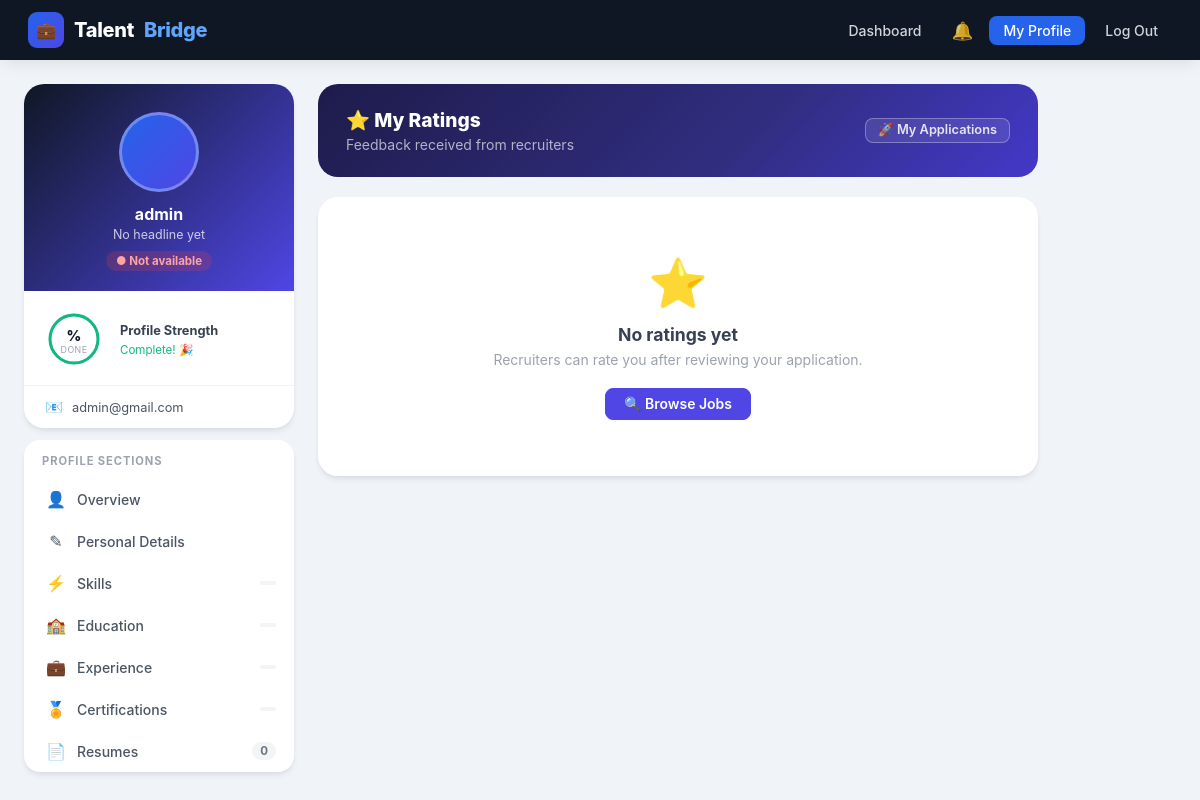
The page /feedback/my-ratings/ (signed in) on the database its author committed.
### accounts/models.py (models this page shows, shortened)
class User(AbstractUser):
    ADMIN = 'admin'
    RECRUITER = 'recruiter'
    JOB_SEEKER = 'job_seeker'
    ROLE_CHOICES = [
        (ADMIN, 'Admin'),
        (RECRUITER, 'Recruiter'),
        (JOB_SEEKER, 'Job Seeker'),
    ]
    role = models.CharField(max_length=20, choices=ROLE_CHOICES, default=JOB_SEEKER)
    phone = models.CharField(max_length=20, blank=True)

### feedback/views.py (the view)
# urls.py: path('my-ratings/',                             views.my_ratings,       name='my_ratings'),
@login_required
def my_ratings(request):
    if not _is_job_seeker(request.user):
        messages.error(request, 'Access denied.')
        return redirect('accounts:login')
    ratings = (Feedback.objects
               .filter(application__applicant=request.user, feedback_type=Feedback.TYPE_CO2C)
               .select_related('application__job', 'application__job__recruiter')
               .order_by('-created_at'))
    agg           = ratings.aggregate(avg=Avg('rating'), total=Count('id'))
    avg_rating    = round(agg['avg'], 1) if agg['avg'] else None
    total_ratings = agg['total']
    return render(request, 'feedback/my_ratings.html', {
        'ratings': ratings, 'avg_rating': avg_rating, 'total_ratings': total_ratings,
    })

### feedback/views.py (called while the page is built)
def _is_job_seeker(user):
    return user.is_authenticated and getattr(user, 'role', None) == 'job_seeker'

### notifications/context_processors.py (called while the page is built)
def notifications_ctx(request):
    if not request.user.is_authenticated:
        return {}
    qs = Notification.objects.filter(user=request.user)
    return {
        'unread_notif_count': qs.filter(is_read=False).count(),
        'recent_notifs':      qs[:6],
    }

### templates/feedback/my_ratings.html (shortened to what this page needs)
{% extends 'jobseeker/base_profile.html' %}
{% block main_content %}
<div class="rat-wrap">
  <div class="rat-header">
    <div>
      <h2 style="color:#fff;font-size:1.2rem;font-weight:800;margin-bottom:4px;">&#11088; My Ratings</h2>
      <p style="color:rgba(255,255,255,.65);font-size:.875rem;">Feedback received from recruiters</p>
    </div>
    <a href="{% url 'applications:my_applications' %}" class="btn btn-gray btn-sm"
       style="border-color:rgba(255,255,255,.3);color:rgba(255,255,255,.85);background:rgba(255,255,255,.1);">
      &#128640; My Applications
    </a>
  </div>
  {% if ratings %}
  {% for rat in ratings %}
  <div class="rat-card">
    <div class="rat-co-logo">
      {% if rat.application.job.recruiter.logo %}
        <img src="{{ rat.application.job.recruiter.logo.url }}" alt="">
      {% else %}&#127970;{% endif %}
    </div>
    <div class="rat-body">
      <div class="rat-co">{{ rat.application.job.recruiter.company_name }}</div>
      <div class="rat-job">{{ rat.application.job.title }}</div>
      <div class="rat-meta">&#128197; Rated {{ rat.created_at|date:"M d, Y" }}</div>
      {% if rat.comment %}
      <div class="rat-comment">{{ rat.comment }}</div>
      {% endif %}
    </div>
    <div class="rat-stars">{{ rat.star_display }}</div>
  </div>
  {% endfor %}
  {% else %}
  <div style="text-align:center;padding:56px 24px;background:var(--white);border-radius:var(--radius-xl);box-shadow:var(--shadow);">
    <div style="font-size:3rem;margin-bottom:12px;">&#11088;</div>
    <div style="font-size:1.1rem;font-weight:700;color:var(--gray-700);margin-bottom:6px;">No ratings yet</div>
    <div style="font-size:.875rem;color:var(--gray-400);margin-bottom:20px;">Recruiters can rate you after reviewing your application.</div>
    <a href="{% url 'jobs:board' %}" class="btn btn-primary">&#128269; Browse Jobs</a>
  </div>
  {% endif %}
</div>
{% endblock %}

### templates/jobseeker/base_profile.html (shortened to what this page needs)
<!DOCTYPE html>
<html lang="en">
<head>
</head>
<body>
<nav class="topnav">
  <a class="topnav-brand" href="/accounts/dashboard/">
    <div class="brand-icon">&#128188;</div>
    Talent<span class="accent">Bridge</span>
  </a>
  <div class="topnav-right">
    <a href="/accounts/dashboard/job-seeker/">Dashboard</a>
    <a href="{% url 'notifications:list' %}" style="position:relative;display:inline-flex;align-items:center;padding:6px 10px;border-radius:8px;color:rgba(255,255,255,.8);text-decoration:none;font-size:1.1rem;" title="Notifications">
      &#128276;
    </a>
    <a href="{% url 'jobseeker:profile' %}" class="cta">My Profile</a>
    <form method="post" action="/accounts/logout/" style="display:inline">
      <button type="submit">Log Out</button>
    </form>
  </div>
</nav>
<div class="profile-layout">
  <aside class="profile-sidebar">
    <div class="profile-card">
      <div class="profile-card-top">
        <div class="avatar-wrap">
        </div>
        <div class="profile-name">{{ request.user.get_full_name|default:request.user.username }}</div>
        <div class="profile-headline">{{ profile.headline|default:"No headline yet" }}</div>
        {% if profile.is_available %}
          <span class="avail-tag yes">&#9679; Open to work</span>
        {% else %}
          <span class="avail-tag no">&#9679; Not available</span>
        {% endif %}
      </div>
      {% with pct=profile.get_completeness %}
      <div class="completeness-wrap">
        <div class="ring-container">
          <svg class="progress-ring" width="60" height="60" viewBox="0 0 60 60">
            <circle class="ring-bg" cx="30" cy="30" r="24" />
            <circle class="ring-fill" cx="30" cy="30" r="24"
              stroke="{% if pct < 40 %}#ef4444{% elif pct < 70 %}#f59e0b{% else %}#10b981{% endif %}"
              stroke-dasharray="{{ pct|floatformat:0 }} {{ 150|add:0 }}"
              style="stroke-dasharray: calc({{ pct }} * 150.8 / 100) 150.8" />
          </svg>
          <div class="ring-overlay">
            <span class="ring-pct">{{ pct }}%</span>
            <span class="ring-label">done</span>
          </div>
        </div>
        <div class="completeness-info">
          <div class="completeness-title">Profile Strength</div>
          {% if pct < 40 %}
            <div class="completeness-sub" style="color:#ef4444;">Weak — add more info</div>
          {% elif pct < 70 %}
            <div class="completeness-sub" style="color:#f59e0b;">Moderate — keep going!</div>
          {% elif pct < 100 %}
            <div class="completeness-sub" style="color:#10b981;">Strong — almost there!</div>
          {% else %}
            <div class="completeness-sub" style="color:#10b981;">Complete! &#127881;</div>
          {% endif %}
        </div>
      </div>
      {% endwith %}
      <div class="profile-meta">
        <div class="meta-item"><span class="meta-icon">&#128231;</span>{{ request.user.email }}</div>
      </div>
    </div>
    <nav class="sidebar-nav">
      <div class="nav-header">Profile Sections</div>
      <a href="{% url 'jobseeker:profile' %}"
         class="nav-item {% block nav_profile %}{% endblock %}">
        <span class="nav-icon">&#128100;</span> Overview
      </a>
      <a href="{% url 'jobseeker:personal_edit' %}"
         class="nav-item {% block nav_personal %}{% endblock %}">
        <span class="nav-icon">&#9998;</span> Personal Details
      </a>
      <a href="{% url 'jobseeker:skills' %}"
         class="nav-item {% block nav_skills %}{% endblock %}">
        <span class="nav-icon">&#9889;</span> Skills
        <span class="nav-count">{{ profile.skills.count }}</span>
      </a>
      <a href="{% url 'jobseeker:education' %}"
         class="nav-item {% block nav_education %}{% endblock %}">
        <span class="nav-icon">&#127979;</span> Education
        <span class="nav-count">{{ profile.education.count }}</span>
      </a>
      <a href="{% url 'jobseeker:experience' %}"
         class="nav-item {% block nav_experience %}{% endblock %}">
        <span class="nav-icon">&#128188;</span> Experience
        <span class="nav-count">{{ profile.experience.count }}</span>
      </a>
      <a href="{% url 'jobseeker:certifications' %}"
         class="nav-item {% block nav_certifications %}{% endblock %}">
        <span class="nav-icon">&#127941;</span> Certifications
        <span class="nav-count">{{ profile.certifications.count }}</span>
      </a>
      <a href="{% url 'resume:list' %}"
         class="nav-item {% block nav_resume %}{% endblock %}">
        <span class="nav-icon">&#128196;</span> Resumes
        <span class="nav-count">{{ request.user.resumes.count }}</span>
      </a>
    </nav>
  </aside>
  <main class="profile-main">
    {% block main_content %}{% endblock %}
  </main>
</div>
</body>
</html>

### rows shown on the page
User: user.get_full_name "admin", user.email "admin@gmail.com", user.resumes.count "0"

### other values the page prints
{{ profile.headline|default:"No headline yet" }} "No headline yet"
